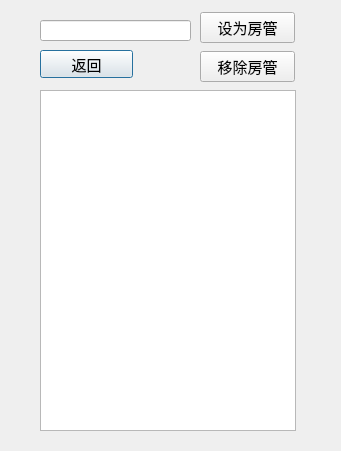
<?xml version="1.0" encoding="UTF-8"?>
<ui version="4.0">
 <class>AdminManageDialog</class>
 <widget class="QDialog" name="AdminManageDialog">
  <property name="geometry">
   <rect>
    <x>0</x>
    <y>0</y>
    <width>341</width>
    <height>451</height>
   </rect>
  </property>
  <property name="font">
   <font>
    <family>微软雅黑</family>
    <pointsize>11</pointsize>
   </font>
  </property>
  <property name="windowTitle">
   <string>Dialog</string>
  </property>
  <widget class="QLineEdit" name="le_target_name">
   <property name="geometry">
    <rect>
     <x>40</x>
     <y>20</y>
     <width>151</width>
     <height>21</height>
    </rect>
   </property>
  </widget>
  <widget class="QListWidget" name="list_admin_user">
   <property name="geometry">
    <rect>
     <x>40</x>
     <y>90</y>
     <width>256</width>
     <height>341</height>
    </rect>
   </property>
  </widget>
  <widget class="QPushButton" name="btn_back">
   <property name="geometry">
    <rect>
     <x>40</x>
     <y>50</y>
     <width>93</width>
     <height>28</height>
    </rect>
   </property>
   <property name="text">
    <string>返回</string>
   </property>
  </widget>
  <widget class="QWidget" name="">
   <property name="geometry">
    <rect>
     <x>200</x>
     <y>10</y>
     <width>95</width>
     <height>75</height>
    </rect>
   </property>
   <layout class="QVBoxLayout" name="verticalLayout">
    <item>
     <widget class="QPushButton" name="btn_add_admin">
      <property name="text">
       <string>设为房管</string>
      </property>
     </widget>
    </item>
    <item>
     <widget class="QPushButton" name="btn_del_admin">
      <property name="text">
       <string>移除房管</string>
      </property>
     </widget>
    </item>
   </layout>
  </widget>
 </widget>
 <resources/>
 <connections/>
</ui>
